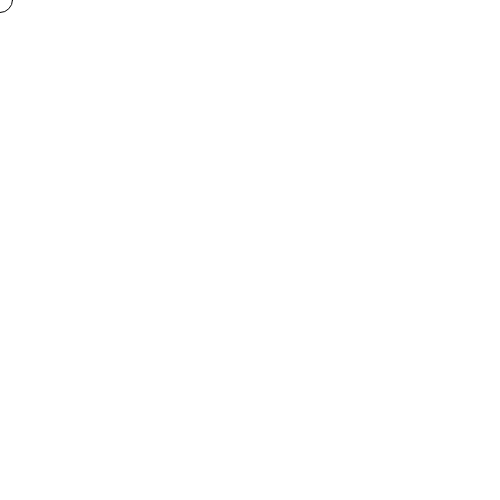
Frame 1 (no input)
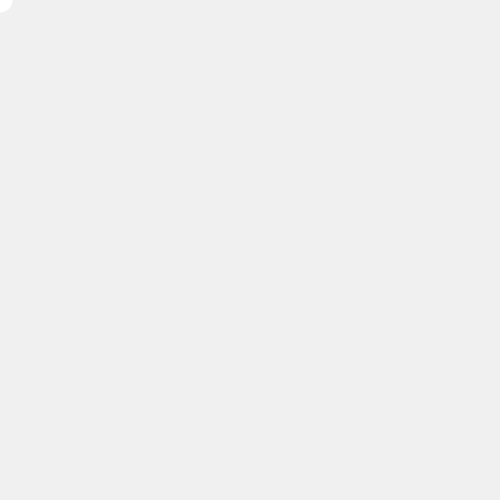
Frame 60 (no input)
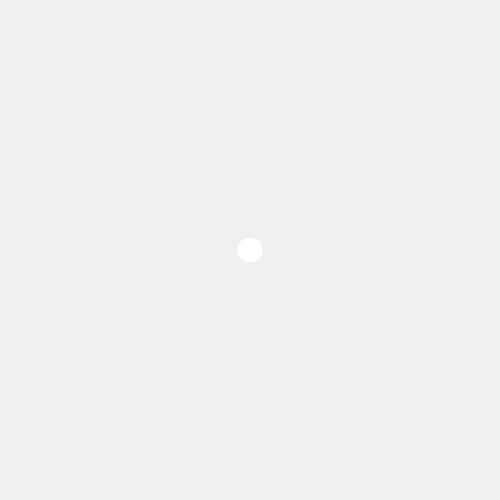
Frame 120 (the mouse pressed at the canvas centre since frame 60)

The p5.js sketch that drew these frames (run headless with seeded random() and noise() and a simulated clock; from frame 60 on, the mouse is pressed at the canvas centre):

// p5.js sketch
// ── sketch.js
var circle ={
  x:1,
  xSpeed:10.5,
  y:2,
  ySpeed:14,
  size:20,
};

var square ={
  x:0,
  y:0,
  size:50,
};

var squareOpacity
var squareOpacitySpeed

function setup() {
  createCanvas (500, 500);
  squareOpacity = 0;
  squareOpacitySpeed = 1;
}

function draw() {
  //color
  r = map(circle.x, 0, 500, 0, 255);
  g = map(circle.y, 0, 500, 0, 255);
  b = map(mouseY, 0, 500, 0, 255);
  background(r, g, 150);

  fill(255);
  ellipse(mouseX,mouseY,25,25);

  //noCursor();

  /*
  fill(255);
  rect (square.x, square.y, square.size, square.size);
    if(square.x - 25 < mouseX && square.x + 25 > mouseX && square.y - 25 < mouseY && square.y + 25 > mouseY) {
      var squareDiff = square.size - random(70);
      square.size = square.size - squareDiff * 0.1;
    } else if (fill(240)){

      };
  */


  rectMode(CORNER);
  noStroke();
  fill(0);
  squareOpacity = squareOpacity + squareOpacitySpeed

  for (square.x = 0; square.x <= width; square.x = square.x + 50 ){
    for (square.y = 0; square.y <= width; square.y = square.y + 50 ){
      if (square.x - 0 < mouseX && square.x + 50 > mouseX && square.y - 0 < mouseY && square.y + 50 > mouseY) {
        fill(0,0,0,0);
      }
      else if (fill(240));
      rect (square.x, square.y, square.size, square.size);
    }
  }






  /*
  fill(255);
  for (square.x = 0; square.x < width; square.x = square.x + 25 ){
    for (square.y = 0; square.y < height; square.y = square.y + 25 ){
      rect (square.x, square.y, square.size, square.size);
    } if(square.x - 25 < mouseX && square.x + 25 > mouseX && square.y - 25 < mouseY && square.y + 25 > mouseY) {
        fill(255,0,0);
      }
    //else if (fill(255));
  }
  */


  //This makes square invisible when mouse is in the square.
  /*
  noStroke();
  rect(square.x, square.y, square.size, square.size);


  fill(255);
  if(square.x - 25 < mouseX && square.x + 25 > mouseX && square.y - 25 < mouseY && square.y + 25 > mouseY) {
    noFill();
  }

  noStroke();
  rectMode(CENTER);
  rect(square.x, square.y, square.size, square.size);
  */

  //This makes circle bounce
  circle.x = circle.x + circle.xSpeed
  circle.y = circle.y + circle.ySpeed

  if (circle.x < 0 || circle.x > width) {
    circle.xSpeed = circle.xSpeed * -1;
  }

  if (circle.y < 0 || circle.y > height) {
    circle.ySpeed = circle.ySpeed * -1;
  }

  //bouncing circle
  noFill();
  noStroke();
  ellipse(circle.x, circle.y, circle.size, circle.size);

  //mouse circle
  //fill(0);
  //stroke(0);
  //ellipse(mouseX, mouseY, circle.size, circle.size);


}
